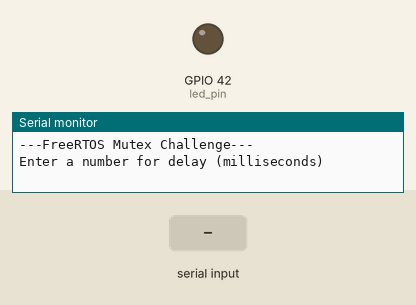
Simulated run of this sketch. Board: ESP32. Shown: output pins drawn as LEDs (lit = HIGH), the last lines printed to the serial monitor. Dashed ring = blinking. The inputs (shaded band) are chosen by the test bench.

Above: at 1.8 s.
1.9 s: "90,45\n" received over Serial
At 6.8 s:
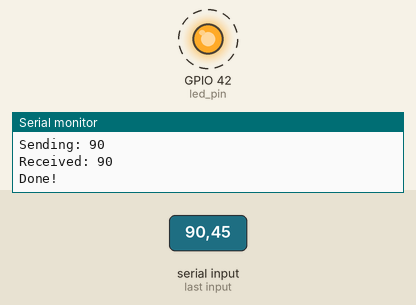
Timing chart, 0 to 10.9 s (numbered marks = the images above; inputs shaded):
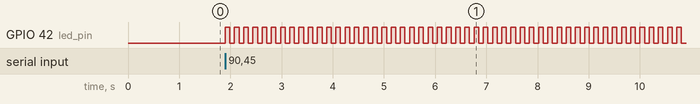

The sketch:

mutex-lab.ino
```cpp
// (licence header left out)
// You'll likely need this on vanilla FreeRTOS
#include <semphr.h>
#define LED 42
// Use only core 1 for demo purposes
#if CONFIG_FREERTOS_UNICORE
  static const BaseType_t app_cpu = 0;
#else
  static const BaseType_t app_cpu = 1;
#endif

// Pins (change this if your Arduino board does not have LED_BUILTIN defined)
static const int led_pin = LED;
static SemaphoreHandle_t mutex;
//*****************************************************************************
// Tasks

// Blink LED based on rate passed by parameter
void blinkLED(void *delay_arg) {
  if (xSemaphoreTake(mutex, portMAX_DELAY) == pdTRUE) {
    // Copy the parameter into a local variable
    int num = *(int *)delay_arg;

    // Print the parameter
    Serial.print("Received: ");
    Serial.println(num);
    //give mutex back before infinite loop
    xSemaphoreGive(mutex);

    // Configure the LED pin
    pinMode(led_pin, OUTPUT);

    // Blink forever and ever
    while (1) {
      digitalWrite(led_pin, HIGH);
      vTaskDelay(num / portTICK_PERIOD_MS);
      digitalWrite(led_pin, LOW);
      vTaskDelay(num / portTICK_PERIOD_MS);
    }
  }
}

//*****************************************************************************
// Main (runs as its own task with priority 1 on core 1)

void setup() {
  // Create mutex before starting tasks
  mutex = xSemaphoreCreateMutex();

  long int delay_arg;

  // Configure Serial
  Serial.begin(115200);

  // Wait a moment to start (so we don't miss Serial output)
  vTaskDelay(1000 / portTICK_PERIOD_MS);
  Serial.println();
  Serial.println("---FreeRTOS Mutex Challenge---");
  Serial.println("Enter a number for delay (milliseconds)");

  // Wait for input from Serial
  while (Serial.available() <= 0);

  // Read integer value
  delay_arg = Serial.parseInt();
  Serial.print("Sending: ");
  Serial.println(delay_arg);

  // Start task 1
  xTaskCreatePinnedToCore(blinkLED,
                          "Blink LED",
                          1024,
                          (void *)&delay_arg,
                          1,
                          NULL,
                          app_cpu);
  //allow other task to run
  vTaskDelay(10 / portTICK_PERIOD_MS); // or taskYIELD()
  xSemaphoreTake(mutex, portMAX_DELAY);
  // Show that we accomplished our task of passing the stack-based argument
  Serial.println("Done!");
  xSemaphoreGive(mutex);
}

void loop() {

  // Do nothing but allow yielding to lower-priority tasks
  vTaskDelay(1000 / portTICK_PERIOD_MS);
}
```

Measured:
- after the input at 1.9 s, GPIO 42 (led_pin): alternates HIGH for 0.09 s and LOW for 0.09 s, starting at once
